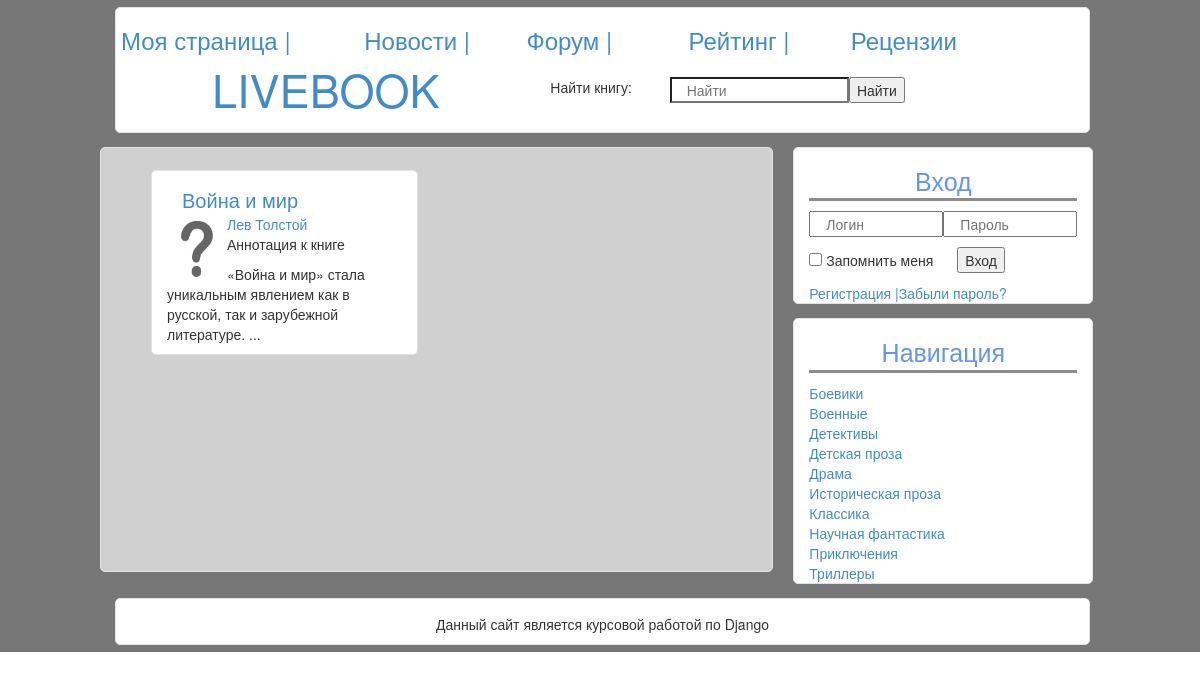
The page /book2 on the database its author committed.
### Livebook/models.py (models this page shows)
class Book(models.Model):
    name = models.TextField()
    author = models.ForeignKey(Author)
    date = models.IntegerField()
    publishing = models.CharField(max_length=255)
    genres = models.ManyToManyField(Genre)
    cover = models.ImageField(upload_to="books/covers")
    annotation = models.TextField()

class Author(models.Model):
    name = models.TextField()
    biography = models.TextField()

### Livebook/views.py (the view)
# urls.py: url(r'^book(?P<id>\d+)$', 'book', name='book'),
def book(request, id):
    one_book = Book.objects.filter(id=id).first()
    return render(
        request,
        "Livebook/book.html",
        {"book": one_book}
    )

### Livebook/templates/Livebook/book.html
{% extends 'Livebook/base.html' %}
{% block content %}
        <div class="col-md-5 jumbotron-white book">
            <div class="row">
                <a class="book-title">{{ book.name }}</a>
            </div>
            <img src="../../static/img/disk000.jpg" class="cover">
            <a>{{ book.author.name }}</a>
            <p> Аннотация к книге</p>
            <p>{{ book.annotation }}</p>
        </div>
{% endblock %}

### Livebook/static/css/index.css (style rules this page uses)
.jumbotron-white { background-color: #FFFFFF; border: 1px solid #e1e1e8; border-radius: 5px; margin-top: 7px; margin-bottom: 7px; margin-left: 5px; padding-top: 15px; }
.jumbotron-white .row { margin: 0; }
.book { margin-left: 35px; }
.book-title { font-size: 20px; margin-left: 15px; }
.cover { width: 60px; height: 70px; float: left; }

### rows shown on the page
Book: name "Война и мир", author.name "Лев Толстой", annotation "«Война и мир» стала уникальным явлением как в русской, так и зарубежной литературе. ..."
